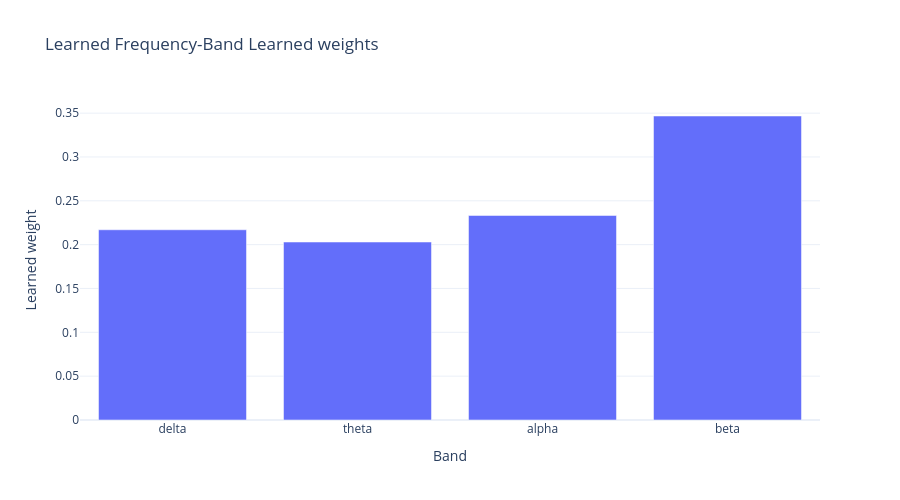

Notebook source saved alongside this figure:
### Code cell
# ============================================================
# 8. LEARNED FREQUENCY-BAND WEIGHTS
# ============================================================

band_weights = (
    model.get_band_importance()
)

band_df = pd.DataFrame({
    "Band": list(band_weights.keys()),
    "Learned weight": list(
        band_weights.values()
    )
})

display(band_df.round(6))

fig = px.bar(
    band_df,
    x="Band",
    y="Learned weight",
    title="Learned Frequency-Band Learned weights"
)

fig.update_layout(
    template="plotly_white",
    height=500
)

fig.show()

### Figure 1 — Plotly figure (JSON) as saved in the notebook; plotly's stock layout.template omitted (floating-point values rounded to 4 significant figures)
{"data": [{"hovertemplate": "Band=%{x}<br>Learned weight=%{y}<extra></extra>", "legendgroup": "", "marker": {"color": "#636efa", "pattern": {"shape": ""}}, "name": "", "orientation": "v", "showlegend": false, "textposition": "auto", "type": "bar", "x": ["delta", "theta", "alpha", "beta"], "xaxis": "x", "y": [0.217, 0.203, 0.2333, 0.3467], "yaxis": "y"}], "layout": {"barmode": "relative", "height": 500, "legend": {"tracegroupgap": 0}, "title": {"text": "Learned Frequency-Band Learned weights"}, "xaxis": {"anchor": "y", "domain": [0, 1], "title": {"text": "Band"}}, "yaxis": {"anchor": "x", "domain": [0, 1], "title": {"text": "Learned weight"}}}}
